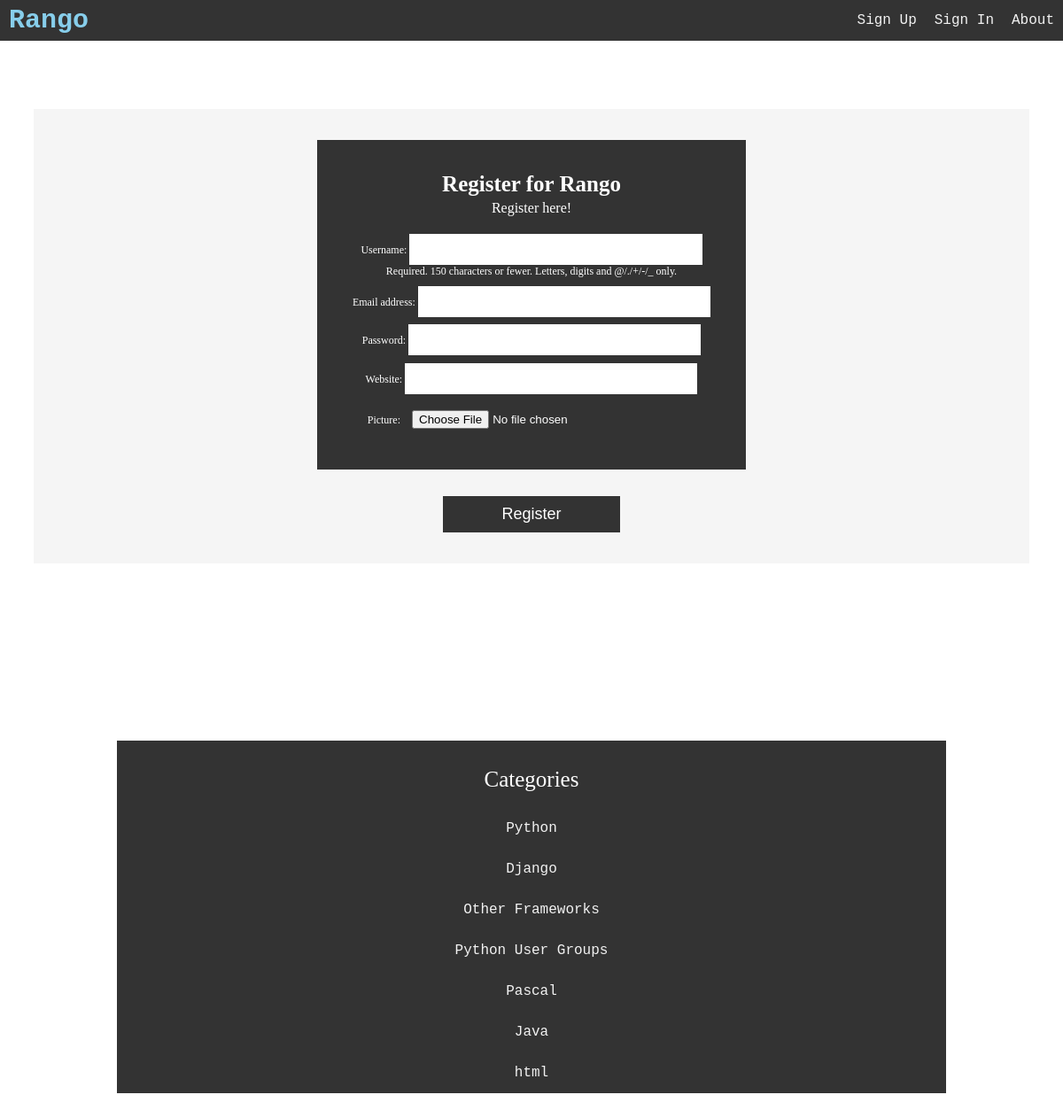
The page /rango/register/ on the database its author committed.
### rango/models.py (models this page shows, shortened)
class Category(models.Model):
    name = models.CharField(max_length=128, unique=True)
    views = models.IntegerField(default=0)
    likes = models.IntegerField(default=0)
    slug = models.SlugField(blank=True, unique=True)
    class Meta:
        verbose_name_plural = 'categories'

### rango/views.py (the view)
def register(request):
    registered = False
    if request.method == 'POST':
        user_form = UserForm(data=request.POST)
        profile_form = UserProfileForm(data=request.POST)
        if user_form.is_valid() and profile_form.is_valid():
            user = user_form.save()
            user.set_password(user.password)
            user.save()
            profile = profile_form.save(commit=False)
            profile.user = user
            if 'picture' in request.FILES:
                profile.picture = request.FILES['picture']
            profile.save()
            registered = True
        else:
            print(user_form.errors, profile_form.errors)
    else:
        user_form = UserForm()
        profile_form = UserProfileForm()
    return render(request, 'rango/register.html', {'user_form': user_form,
                                             'profile_form': profile_form,
                                             'registered': registered})

### rango/forms.py
class UserForm(forms.ModelForm):
    password = forms.CharField(widget=forms.PasswordInput())
    class Meta:
        model = User
        fields = ('username', 'email', 'password')

class UserProfileForm(forms.ModelForm):
    class Meta:
        model = UserProfile
        fields = ('website', 'picture')

### rango/templatetags/rango_template_tags.py (called while the page is built)
@register.inclusion_tag('rango/cats.html')
def get_category_list(cat=None):
    return {'cats': Category.objects.all(),
            'act_cat': cat}

### templates/rango/register.html (shortened to what this page needs)
{% extends 'rango/base.html' %}
{% load staticfiles %}
{% block body_block %}
	<div class="row">
	<div class="bblock">
	<h1>Register for Rango</h1>
	{% if registered %}
		<strong>Thank you for registering!</strong>
		<a href="{% url 'index' %}">Return to the homepage.</a><br />
	{% else %}
		Register here!
		<br />
		{{ user_form.as_p }}
		{{ profile_form.as_p }}
		</div>
		<button class="button" type="submit" name="submit"><span>Register</span></button>
	{% endif %}
	</div>
{% endblock %}

### templates/rango/cats.html
<div class="catbar">
<p>Categories</p> </br>
{% if cats %}
	{% for c in cats %}
        {% if c == act_cat %}
		<strong>
			<a href="{% url 'show_category' c.slug %}">{{ c.name }}</a>
		</strong>
        {% else %}
            <a href="{% url 'show_category' c.slug %}">{{ c.name }}</a>
        {% endif %}
	{% endfor %}
{% else %}
    <li><strong>There are no categories present.</strong></li>
{% endif %}
</div>

### static/css/stylesheet.css (style rules this page uses)
body { box-sizing: border-box; margin:0; font-family: Trebuchet MS; }
.bblock { background-color: #333; text-align: center; width: 40%; padding: 3%; height: max-content; margin: auto; overflow: hidden; min-width: 200px; }
.row { color: white; padding: 3%; padding-left: 3%; padding-right: 3%; margin: 2%; margin-top: 60px; background: whitesmoke; }
.row p { margin:auto; padding: 1%; font-size: 12px; text-align: center; }
.row h1, h2 { margin: auto; padding: 1%; font-size: 25px; text-align: center; }
.row:after { content: ""; display: table; clear: both; }
.catbar { overflow: hidden; background-color: #333; position: static; width: 80%; top: 5%; margin: 10%; }
.catbar p { margin:auto; margin-top: 30px; padding: 0px; font-size: 25px; color: white; text-align: center; }
.catbar a { font-family: Courier New; float: none; display: block; color: #f2f2f2; text-align: center; font-size: 16px; padding: 14px 10px; text-decoration: none; }
.button { background-color: #333; border: none; color: white; text-align: center; font-size: 18px; padding: 10px; width: 200px; transition: all 0.5s; cursor: pointer; margin: auto; margin-top: 30px; align-self: center; display: block; }
.button span { cursor: pointer; display: inline-block; position: relative; transition: 0.5s; }
.button span:after { content: '\00bb'; position: absolute; text-align: center; float: none; opacity: 0; top: 0; right: -20px; transition: 0.5s; }
input { border: 0px; padding: 10px; width: 80%; }

### rows shown on the page
Category: name "Python"
Category: name "Django"
Category: name "Other Frameworks"
Category: name "Python User Groups"
Category: name "Pascal"
Category: name "Java"
Category: name "html"
